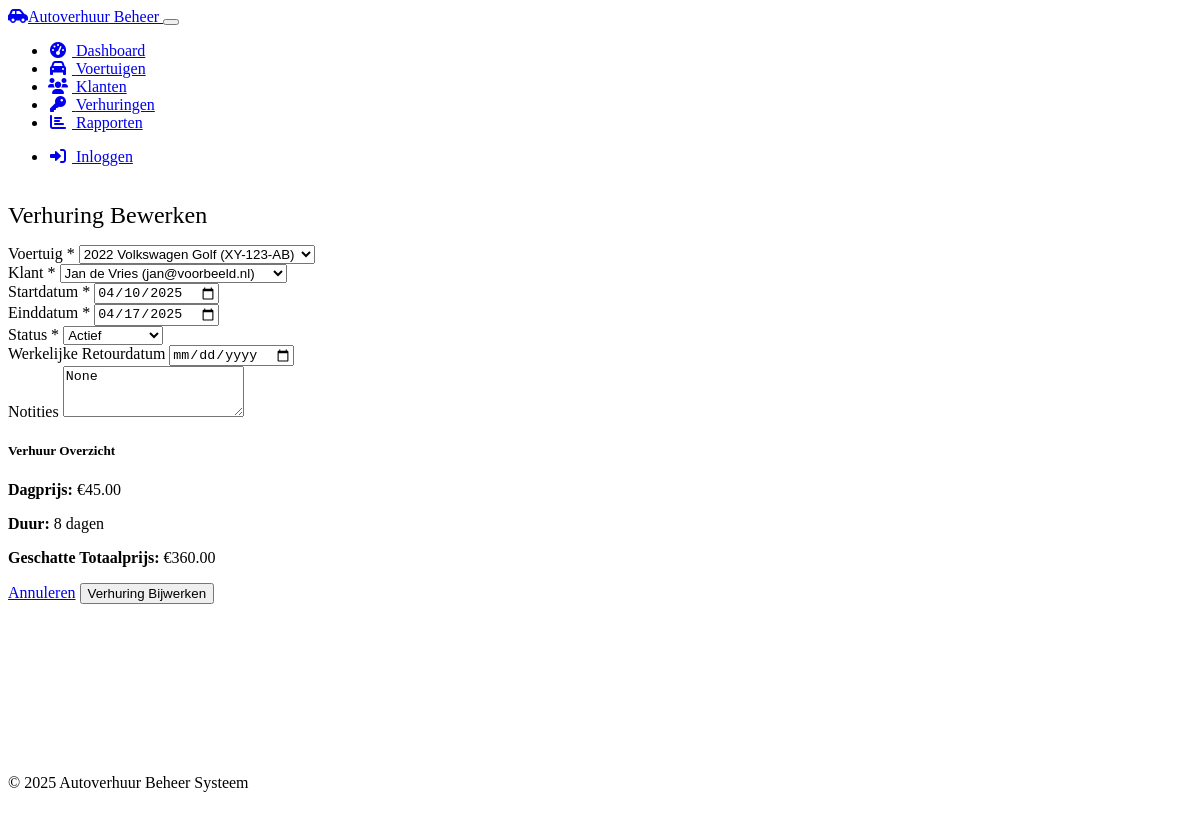
The page /rentals/edit/1 on the database its author committed.
### models.py (models this page shows, shortened)
class Rental(db.Model):
    id = db.Column(db.Integer, primary_key=True)
    vehicle_id = db.Column(db.Integer, db.ForeignKey('vehicle.id'), nullable=False)
    customer_id = db.Column(db.Integer, db.ForeignKey('customer.id'), nullable=False)
    start_date = db.Column(db.Date, nullable=False)
    end_date = db.Column(db.Date, nullable=False)
    actual_return_date = db.Column(db.Date)
    total_cost = db.Column(db.Float)
    status = db.Column(db.String(20), default='active')  # active, completed, cancelled
    notes = db.Column(db.Text)
    created_at = db.Column(db.DateTime, default=datetime.utcnow)

class Vehicle(db.Model):
    id = db.Column(db.Integer, primary_key=True)
    make = db.Column(db.String(50), nullable=False)
    model = db.Column(db.String(50), nullable=False)
    year = db.Column(db.Integer, nullable=False)
    license_plate = db.Column(db.String(20), unique=True, nullable=False)
    status = db.Column(db.String(20), default='available')  # available, rented, maintenance
    daily_rate = db.Column(db.Float, nullable=False)
    color = db.Column(db.String(20))
    mileage = db.Column(db.Integer)
    created_at = db.Column(db.DateTime, default=datetime.utcnow)
    rentals = db.relationship('Rental', backref='vehicle', lazy=True)

class Customer(db.Model):
    id = db.Column(db.Integer, primary_key=True)
    first_name = db.Column(db.String(50), nullable=False)
    last_name = db.Column(db.String(50), nullable=False)
    email = db.Column(db.String(100), unique=True, nullable=False)
    phone = db.Column(db.String(20))
    address = db.Column(db.String(200))
    driver_license = db.Column(db.String(50), unique=True, nullable=False)
    created_at = db.Column(db.DateTime, default=datetime.utcnow)
    rentals = db.relationship('Rental', backref='customer', lazy=True)

### routes.py (the view, shortened to what this page needs)
@app.route('/rentals/edit/<int:id>', methods=['GET', 'POST'])
def edit_rental(id):
    rental = Rental.query.get_or_404(id)
    vehicles = Vehicle.query.all()
    customers = Customer.query.all()
    return render_template('rental_form.html',
                          rental=rental,
                          vehicles=vehicles,
                          customers=customers)

### templates/rental_form.html (shortened to what this page needs)
{% extends 'layout.html' %}
{% block content %}
<div class="card">
    <div class="card-header">
        <h2>{% if rental %}Verhuring Bewerken{% else %}Nieuwe Verhuring{% endif %}</h2>
    </div>
    <div class="card-body">
        <form method="post">
            <div class="row">
                <div class="col-md-6 mb-3">
                    <label for="vehicle_id" class="form-label">Voertuig *</label>
                    <select class="form-select" id="vehicle_id" name="vehicle_id" required>
                        {% for vehicle in vehicles %}
                            <option value="{{ vehicle.id }}"
                                    {% if rental and rental.vehicle_id == vehicle.id %}selected{% endif %}
                                    data-rate="{{ vehicle.daily_rate }}">
                                {{ vehicle.year }} {{ vehicle.make }} {{ vehicle.model }} ({{ vehicle.license_plate }})
                            </option>
                        {% endfor %}
                    </select>
                </div>
                <div class="col-md-6 mb-3">
                    <label for="customer_id" class="form-label">Klant *</label>
                    <select class="form-select" id="customer_id" name="customer_id" required>
                        {% for customer in customers %}
                            <option value="{{ customer.id }}"
                                    {% if rental and rental.customer_id == customer.id %}selected{% endif %}>
                                {{ customer.first_name }} {{ customer.last_name }} ({{ customer.email }})
                            </option>
                        {% endfor %}
                    </select>
                </div>
            </div>
            <div class="row">
                <div class="col-md-6 mb-3">
                    <label for="start_date" class="form-label">Startdatum *</label>
                    <input type="date" class="form-control" id="start_date" name="start_date" required
                           value="{{ rental.start_date.strftime('%Y-%m-%d') if rental else '' }}">
                </div>
                <div class="col-md-6 mb-3">
                    <label for="end_date" class="form-label">Einddatum *</label>
                    <input type="date" class="form-control" id="end_date" name="end_date" required
                           value="{{ rental.end_date.strftime('%Y-%m-%d') if rental else '' }}">
                </div>
            </div>
            {% if rental %}
            <div class="row">
                <div class="col-md-6 mb-3">
                    <label for="status" class="form-label">Status *</label>
                    <select class="form-select" id="status" name="status" required>
                        <option value="active" {% if rental.status == 'active' %}selected{% endif %}>Actief</option>
                    </select>
                </div>
                <div class="col-md-6 mb-3">
                    <label for="actual_return_date" class="form-label">Werkelijke Retourdatum</label>
                    <input type="date" class="form-control" id="actual_return_date" name="actual_return_date"
                           value="{{ rental.actual_return_date.strftime('%Y-%m-%d') if rental and rental.actual_return_date else '' }}">
                </div>
            </div>
            {% endif %}
            <div class="row">
                <div class="col-12 mb-3">
                    <label for="notes" class="form-label">Notities</label>
                    <textarea class="form-control" id="notes" name="notes" rows="3">{{ rental.notes if rental else '' }}</textarea>
                </div>
            </div>
            <div class="card mb-3 bg-light">
                <div class="card-body">
                    <h5 class="card-title">Verhuur Overzicht</h5>
                    <div class="row">
                        <div class="col-md-4">
                            <p><strong>Dagprijs:</strong> <span id="dailyRate">€0,00</span></p>
                        </div>
                        <div class="col-md-4">
                            <p><strong>Duur:</strong> <span id="rentalDays">0</span> dagen</p>
                        </div>
                        <div class="col-md-4">
                            <p><strong>Geschatte Totaalprijs:</strong> <span id="totalCost">€0,00</span></p>
                        </div>
                    </div>
                </div>
            </div>
            <div class="d-flex justify-content-between">
                <a href="{{ url_for('rentals') }}" class="btn btn-secondary">Annuleren</a>
                <button type="submit" class="btn btn-primary">
                    Verhuring {% if rental %}Bijwerken{% else %}Aanmaken{% endif %}
                </button>
            </div>
        </form>
    </div>
</div>
{% endblock %}

### static/css/custom.css (style rules this page uses)
.card { transition: transform 0.3s ease, box-shadow 0.3s ease; }
body { display: flex; flex-direction: column; min-height: 100vh; }
h1, h2 { font-weight: 300; margin-bottom: 1rem; }

### rows shown on the page
Rental: vehicle_id "2022 Volkswagen Golf (XY-123-AB)", customer_id "Jan de Vries (jan@voorbeeld.nl)", start_date "04/10/2025", end_date "04/17/2025", status "Actief", notes "None"
